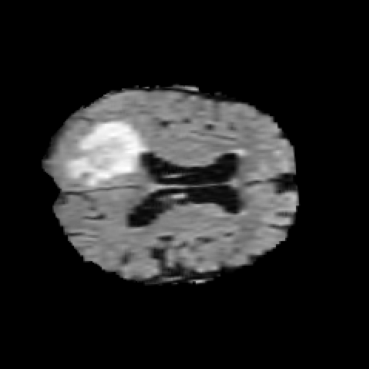

Source code (Python):
import sys
import threading
import time
from PyQt5 import QtGui, QtWidgets, QtCore
from PyQt5.QtGui import QPixmap, QMovie
from PyQt5.QtWidgets import QApplication, QMainWindow, QTextEdit, QToolBar, QStatusBar, QTableWidget, QPushButton, QFileDialog, QLabel
from matplotlib.backends.backend_qtagg import FigureCanvasQTAgg
from matplotlib.figure import Figure
from matplotlib_inline.backend_inline import FigureCanvas
from skimage.transform import rotate, resize, rescale  ## Image rotation routine
import numpy as np
import torch, torch.nn as nn
import cv2
import numpy as np
from skimage.metrics import structural_similarity as ssim  # Import hàm ssim từ thư viện scikit-image
import time


def make_torch_system_matrix(nxd):
    nphi = int(nxd * 1.42)
    nrd = int(nxd * 1.42)
    system_matrix = torch.zeros(nrd * nphi, nxd * nxd)
    for xv in range(nxd):
        for yv in range(nxd):
            for ph in range(nphi):
                yp = -(xv - (nxd * 0.5)) * np.sin(ph * np.pi / nphi) + (yv - (nxd * 0.5)) * np.cos(ph * np.pi / nphi)
                yp_bin = int(yp + nrd / 2.0)
                system_matrix[yp_bin + ph * nrd, xv + yv * nxd] = 1.0
    return system_matrix


def torch_to_np(tarray):
    return np.squeeze(tarray.detach().cpu().numpy())


def np_to_00torch(nparray):
    return torch.from_numpy(nparray).float().unsqueeze(0).unsqueeze(0)


def fp_system_torch(image, sys_mat, nxd, nphi, nrd):
    return torch.reshape(torch.mm(sys_mat, torch.reshape(image, (nxd * nxd, 1))), (nphi, nrd))


def bp_system_torch(sino, sys_mat, nxd, nphi, nrd):
    return torch.reshape(torch.mm(sys_mat.T, torch.reshape(sino, (nrd * nphi, 1))), (nxd, nxd))


def true_sino_object_from_dir(d='', nxd=90):
    nphi = int(nxd * 1.42)
    nrd = int(nxd * 1.42)
    device = torch.device("cuda:0" if torch.cuda.is_available() else "cpu")
    sys_mat = make_torch_system_matrix(nxd=90).to(device)
    image1 = cv2.imread(d, cv2.IMREAD_GRAYSCALE)
    true_object_np = resize(image1, (nxd, nxd))
    true_object_torch = np_to_00torch(true_object_np).to(device)
    true_sinogram_torch = fp_system_torch(true_object_torch, sys_mat, nxd, nrd, nphi)
    return true_object_torch, true_sinogram_torch, true_object_np


class MLEM_CNN_Net(nn.Module):
    def __init__(self, cnn, sino_for_reconstruction, num_its):
        super(MLEM_CNN_Net, self).__init__()
        nxd = 90
        nphi = int(nxd * 1.42)
        nrd = int(nxd * 1.42)
        self.device = torch.device("cuda:0" if torch.cuda.is_available() else "cpu")
        self.sys_mat = make_torch_system_matrix(nxd=90).to(self.device)
        self.num_its = num_its
        self.sino_ones = torch.ones_like(sino_for_reconstruction)
        self.sens_image = bp_system_torch(self.sino_ones, self.sys_mat, nxd, nrd, nphi)
        self.cnn = cnn

    def forward(self, sino_for_reconstruction):
        nxd = 90
        nphi = int(nxd * 1.42)
        nrd = int(nxd * 1.42)
        recon = torch.ones(nxd, nxd).to(self.device)
        for it in range(self.num_its):
            fpsino = fp_system_torch(recon, self.sys_mat, nxd, nrd, nphi)
            ratio = sino_for_reconstruction / (fpsino + 1.0e-9)
            correction = bp_system_torch(ratio, self.sys_mat, nxd, nrd, nphi) / (self.sens_image + 1.0e-15)
            recon = recon * correction
            # lọc hình ảnh MLEM thông qua CNN và thêm lại nó
            cnnrecon = self.cnn(recon)
            recon = torch.abs(recon + cnnrecon)
        return recon, fpsino, ratio, correction, cnnrecon


class UNetCNN(nn.Module):

    def __init__(self, in_channels=1, out_channels=1):
        super(UNetCNN, self).__init__()

        # Encoder
        self.encoder = nn.Sequential(
            nn.Conv2d(in_channels, 64, kernel_size=3, padding=1),
            nn.ReLU(inplace=True),
            nn.Conv2d(64, 64, kernel_size=3, padding=1),
            nn.ReLU(inplace=True),
            nn.MaxPool2d(kernel_size=2, stride=2)
        )

        # Middle (bottleneck)
        self.middle = nn.Sequential(
            nn.Conv2d(64, 128, kernel_size=3, padding=1),
            nn.ReLU(inplace=True),
            nn.Conv2d(128, 128, kernel_size=3, padding=1),
            nn.ReLU(inplace=True)
        )

        # Decoder
        self.decoder = nn.Sequential(
            nn.ConvTranspose2d(128, 64, kernel_size=2, stride=2),
            nn.ReLU(inplace=True),
            nn.Conv2d(64, out_channels, kernel_size=3, padding=1)
        )

    def forward(self, x):
        x = x.unsqueeze(0).unsqueeze(0)  # Add channel dim
        x = self.encoder(x)
        x = self.middle(x)
        x = self.decoder(x)
        x = torch.squeeze(x)  # Remove channel dim
        return x


class MainWindow(QMainWindow):
    def __init__(self, *args, **kwargs):
        super().__init__(*args, **kwargs)

        self.setWindowTitle('Image Processing')
        self.setFixedSize(400, 460)

        self.start_button = QPushButton('Start', self)
        self.stop_button = QPushButton('Stop', self)
        self.choose_image = QPushButton('Choose Image', self)
        self.noti_text = QLabel('', self)
        self.noti_text.move(10, 430)

        self.start_button.move(10, 400)
        self.stop_button.move(120, 400)
        self.choose_image.move(10, 400)
        self.image_path = ""
        self.choose_image.clicked.connect(self.getFile)
        self.start_button.clicked.connect(self.threading_run)
        self.running_bit = False
        self.stop_button.clicked.connect(self.threading_stop)

        self.image_show = QLabel(self)
        self.image_show.setFixedSize(369, 369)
        self.image_show.move(10, 20)

        # Label Create
        self.label = QLabel(self)
        self.label.setGeometry(QtCore.QRect(25, 25, 50, 50))
        self.label.setMinimumSize(QtCore.QSize(250, 250))
        self.label.setMaximumSize(QtCore.QSize(250, 250))
        self.label.setObjectName("lb1")
        self.label.move(10, 60)

        # Loading the GIF
        self.movie = QMovie("Spinner-1s-200px_gray.gif")
        self.label.setMovie(self.movie)
        self.label.setVisible(False)
        self.label.move(100, 100)
        # self.setCentralWidget(self.label)
        self.start_button.setVisible(False)
        self.stop_button.setVisible(False)
        
        self.startAnimation()

        self.show()


    def startAnimation(self):
        self.movie.start()

        # Stop Animation(According to need)

    def stopAnimation(self):
        self.movie.stop()

    def getFile(self):
        try:
            fname = QFileDialog.getOpenFileName(self, 'Open file',
                                                'c:\\', "Image files (*.jpg *.gif *.png)")
            if fname[0] != "":
                self.start_button.setVisible(True)
                self.choose_image.setVisible(False)
                self.noti_text.setText("")
                self.image_path = fname[0]
                pixmap = QPixmap(self.image_path)
                self.image_show.clear()
                self.image_show.setPixmap(pixmap)
                self.resize(pixmap.width(), pixmap.height())

        except Exception as ex:
            print(ex)

    def threading_run(self):
        main_thread = threading.Thread(target=(self.main_run), args=())
        main_thread.start()

    def threading_stop(self):
        self.running_bit = True
        self.noti_text.setText("Stopping, Please Wait!")
        self.start_button.setVisible(False)
        self.stop_button.setVisible(False)
        self.choose_image.setVisible(True)

    def addmpl(self, fig):
        self.canvas = FigureCanvas(fig)
        self.mplvl.addWidget(self.canvas)
        self.canvas.draw()
    def main_run(self):
        try:
            self.stop_button.setVisible(True)
            self.image_show.clear()
            self.label.setVisible(True)
            true_object_torch, true_sinogram_torch, true_object_np = true_sino_object_from_dir(self.image_path)
            print(true_object_torch, true_sinogram_torch, true_object_np)
            device = torch.device("cuda:0" if torch.cuda.is_available() else "cpu")
            cnn = UNetCNN().to(device)
            total_params = sum(p.numel() for p in cnn.parameters())
            print(f"Total Parameters: {total_params}")

            print(cnn)
            # MLEM CNN Net class
            core_iteration = 5

            # Create MLEM CNN Net
            cnnmlem = MLEM_CNN_Net(cnn, true_sinogram_torch, core_iteration).to(device)
            optimiser = torch.optim.Adam(cnnmlem.parameters(), lr=1e-4)
            epochs = 2600

            PSNR_val = list()
            SSIM_val = list()
            train_loss = list()
            epoch_time = list()
            runtime = list()
            loss_fun = nn.MSELoss()
            total_runtime = 0
            ep = 0
            self.running_bit = False
            self.label.setVisible(False)

            while ep < epochs:
                self.noti_text.setText("Epochs " + str(ep))

                start_time = time.time()
                recon, fpsino, ratio, correction, cnnrecon = cnnmlem(true_sinogram_torch)
                loss = loss_fun(recon, torch.squeeze(true_object_torch))

                fbp_recon_np = torch_to_np(recon)
                PSNR_val.append(cv2.PSNR(fbp_recon_np.astype(np.float32) / np.max(fbp_recon_np) * 255,
                                         true_object_np.astype(np.float32) / np.max(true_object_np) * 255))
                SSIM_val.append(ssim(fbp_recon_np, true_object_np, data_range=1))

                train_loss.append(loss.item())
                loss.backward()
                optimiser.step()
                optimiser.zero_grad()

                end_time = time.time()
                epoch_runtime = end_time - start_time
                epoch_time.append(epoch_runtime)
                total_runtime += epoch_runtime
                runtime.append(total_runtime)

                if self.running_bit:
                    self.noti_text.setText("Stopped!")

                    break

                if ep % 1 == 0:
                    img1 = cv2.resize(255 * torch_to_np(recon), [369, 369])
                    cv2.imwrite("hello_world.png", img1)
                    time.sleep(1)
                    pixmap = QPixmap("hello_world.png")
                    self.image_show.clear()
                    self.image_show.setPixmap(pixmap)
                    self.resize(pixmap.width(), pixmap.height())
                    self.image_show.setVisible(True)

                ep += 1
        except Exception as ex:
            print(ex)


class MplCanvas(FigureCanvasQTAgg):

    def __init__(self, parent=None, width=5, height=4, dpi=100):
        fig = Figure(figsize=(width, height), dpi=dpi)
        self.axes = fig.add_subplot(111)
        super(MplCanvas, self).__init__(fig)


if __name__ == '__main__':
    app = QApplication(sys.argv)
    window = MainWindow()
    sys.exit(app.exec())
